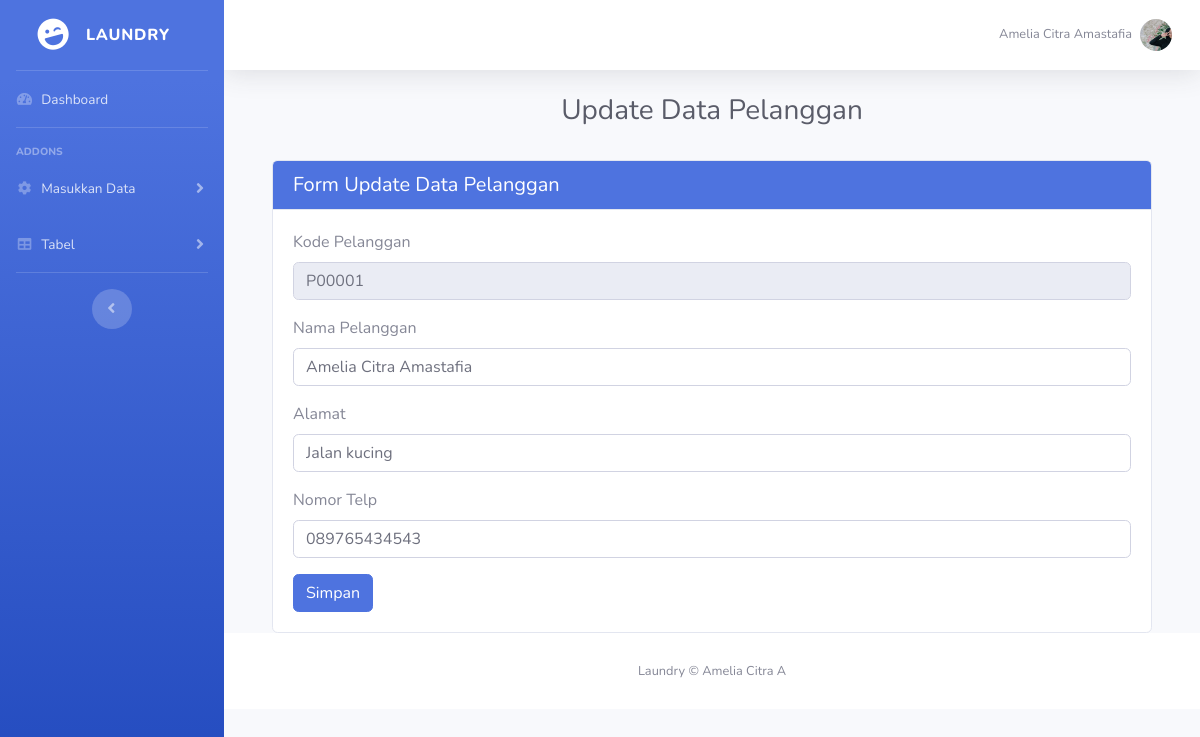
The app's page /formupdatepelanggan.php?kd_pelanggan=P00001 with its own data.
### tables this page shows
CREATE TABLE `pelanggan` (
  `kd_pelanggan` char(10) NOT NULL,
  `nama_pelanggan` varchar(30) NOT NULL,
  `alamat` text NOT NULL,
  `no_telp` varchar(16) NOT NULL
);

### formupdatepelanggan.php (the view, shortened to what this page needs)
<!DOCTYPE html>
<html lang="en">
<head>
    <link href="vendor/fontawesome-free/css/all.min.css" rel="stylesheet" type="text/css">
    <link href="css/sb-admin-2.min.css" rel="stylesheet">
    <link href="vendor/datatables/dataTables.bootstrap4.min.css" rel="stylesheet">
</head>
<body id="page-top">
    <div id="wrapper">
        <ul class="navbar-nav bg-gradient-primary sidebar sidebar-dark accordion" id="accordionSidebar">
            <a class="sidebar-brand d-flex align-items-center justify-content-center" href="index.php">
                <div class="sidebar-brand-icon rotate-n-15">
                    <i class="fas fa-laugh-wink"></i>
                </div>
                <div class="sidebar-brand-text mx-3">Laundry <sup></sup></div>
            </a>
            <hr class="sidebar-divider my-0">
            <li class="nav-item">
                <a class="nav-link" href="index.php">
                    <i class="fas fa-fw fa-tachometer-alt"></i>
                    <span>Dashboard</span></a>
            </li>
            <hr class="sidebar-divider">
            <div class="sidebar-heading">
                Addons
            </div>
            <li class="nav-item">
                <a class="nav-link collapsed" href="#" data-toggle="collapse" data-target="#collapseTwo"
                    aria-expanded="true" aria-controls="collapseTwo">
                    <i class="fas fa-fw fa-cog"></i>
                    <span>Masukkan Data</span>
                </a>
            </li>
            <li class="nav-item">
                <a class="nav-link collapsed" href="#" data-toggle="collapse" data-target="#collapseUtilities"
                    aria-expanded="true" aria-controls="collapseUtilities">
                    <i class="fas fa-fw fa-table"></i>
                    <span>Tabel</span>
                </a>
            </li>
            <hr class="sidebar-divider d-none d-md-block">
            <div class="text-center d-none d-md-inline">
                <button class="rounded-circle border-0" id="sidebarToggle"></button>
            </div>
        </ul>
        <div id="content-wrapper" class="d-flex flex-column">
            <div id="content">
                <nav class="navbar navbar-expand navbar-light bg-white topbar mb-4 static-top shadow">
                    <ul class="navbar-nav ml-auto">
                        <li class="nav-item dropdown no-arrow d-sm-none">
                        <li class="nav-item dropdown no-arrow">
                            <a class="nav-link dropdown-toggle" href="#" id="userDropdown" role="button"
                                data-toggle="dropdown" aria-haspopup="true" aria-expanded="false">
                                <span class="mr-2 d-none d-lg-inline text-gray-600 small">Amelia Citra Amastafia</span>
                                <img class="img-profile rounded-circle"
                                    src="img/image.png">
                            </a>
                        </li>
                    </ul>
                </nav>
                <div class="container-fluid">
                    <h1 align="center" class="h3 mb-2 text-gray-800">Update Data Pelanggan</h1><br>
                            <div class="container">
                            <div class="card">
                                <div class="card-header bg-primary text-white">
                                <h5 class="mb-0">Form Update Data Pelanggan</h5>
                                </div>
                                <div class="card-body">
                                    <?php
                                    include "koneksi.php";
                                    $kd_pelanggan = $_GET['kd_pelanggan'];
                                    $query = mysqli_query ($koneksi, "select * from pelanggan where kd_pelanggan = '$kd_pelanggan'");
                                    $row = mysqli_fetch_array($query);
                                    ?>
                                <form method="post" action="prosesupdatepelanggan.php">
                                    <div class="mb-3">
                                    <label for="kodePelanggan" class="form-label">Kode Pelanggan</label>
                                    <input type="text" class="form-control" id="kodePelanggan" name="kd_pelanggan"  readonly="readonly" value=<?php echo $row['kd_pelanggan'];?>>
                                    </div>
                                    <div class="mb-3">
                                    <label for="namaPelanggan" class="form-label">Nama Pelanggan</label>
                                    <input type="text" class="form-control" id="namaPelanggan" name="nama_pelanggan" value="<?php echo $row['nama_pelanggan'];?>">
                                    </div>
                                    <div class="mb-3">
                                    <label for="alamat" class="form-label">Alamat</label>
                                    <input type="text" class="form-control" id="alamat" name="alamat" value="<?php echo $row['alamat'];?>">
                                    </div>
                                    <div class="mb-3">
                                    <label for="telepon" class="form-label">Nomor Telp</label>
                                    <input type="tel" class="form-control" id="noTelp" name="no_telp" value="<?php echo $row['no_telp'];?>">
                                    </div>
                                    <button type="submit" class="btn btn-primary">Simpan</button>
                                </form>
                                </div>
                            </div>
                            </div>
            </div>
            <footer class="sticky-footer bg-white">
                <div class="container my-auto">
                    <div class="copyright text-center my-auto">
                        <span>Laundry &copy; Amelia Citra A</span>
                    </div>
                </div>
            </footer>
        </div>
    </div>
</body>
</html>

### records on screen
pelanggan: kd_pelanggan "P00001", nama_pelanggan "Amelia Citra Amastafia", alamat "Jalan kucing", no_telp "089765434543"
